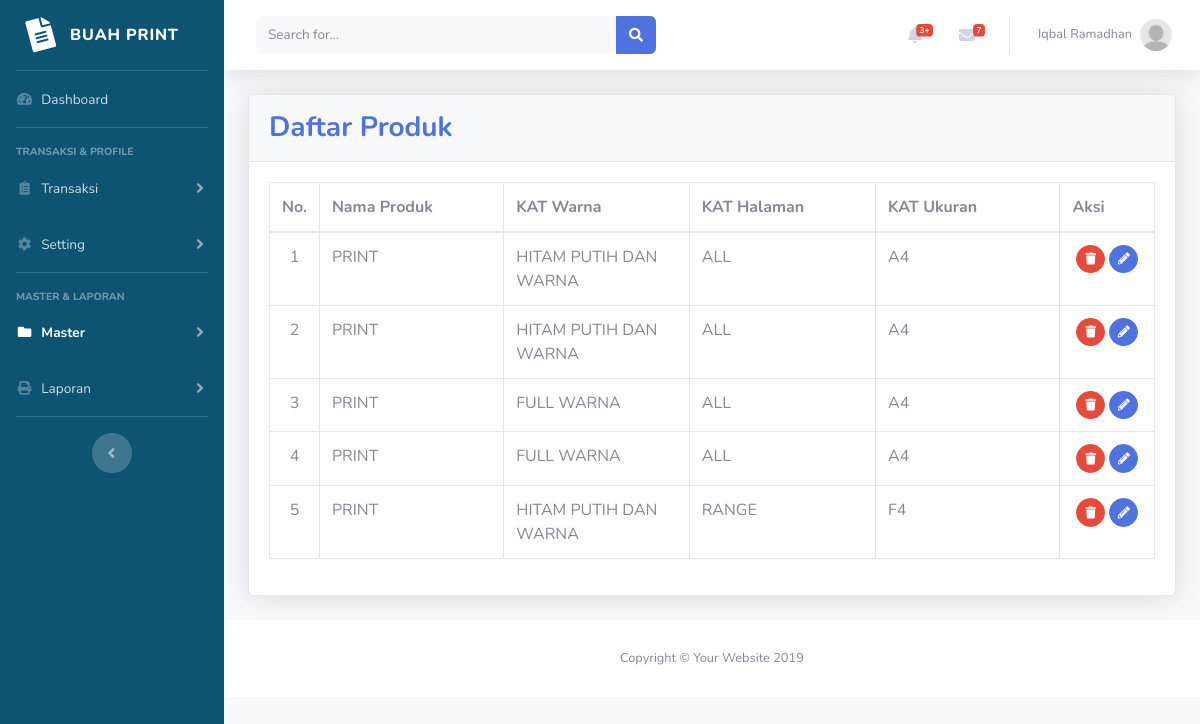
The app's page /admin/master_produkBaru.php (signed in), older data.
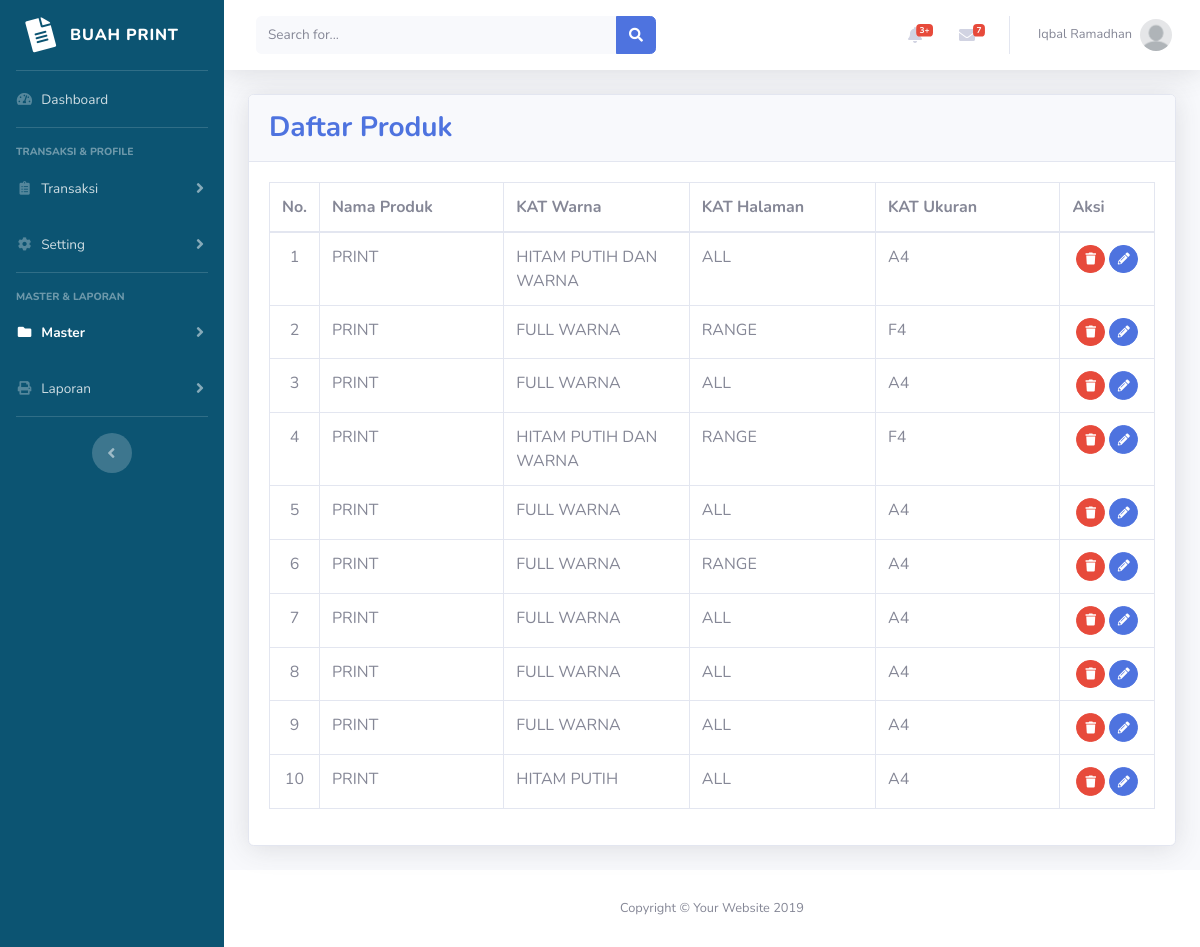
The same page, newer data.
### tables this page shows
CREATE TABLE `mitra` (
  `ID_MITRA` char(10) NOT NULL,
  `NAMA_MITRA` varchar(40) NOT NULL,
  `EMAIL_MITRA` varchar(100) NOT NULL,
  `NO_HP_MITRA` varchar(13) NOT NULL,
  `TELEPHONE_MITRA` varchar(13) NOT NULL,
  `ALAMAT_MITRA` text NOT NULL,
  `FOTO_PROFILE` varchar(200) NOT NULL,
  `COVER` varchar(200) NOT NULL,
  `STATUS_MITRA` int(11) NOT NULL,
  `SALDO_MITRA` int(11) NOT NULL,
  `LOCATION_MITRA` text,
  `USERNAME_MITRA` varchar(50) NOT NULL,
  `PASSWORD_MITRA` varchar(32) NOT NULL
);

CREATE TABLE `produk` (
  `ID_PRODUK` varchar(10) NOT NULL,
  `ID_UKURAN` varchar(10) NOT NULL,
  `ID_HALAMAN` varchar(10) NOT NULL,
  `ID_WARNA` varchar(10) NOT NULL,
  `NAMA_PRODUK` varchar(40) NOT NULL
);

CREATE TABLE `warna` (
  `ID_WARNA` varchar(10) NOT NULL,
  `KAT_WARNA` varchar(40) NOT NULL,
  `HARGA_WARNA` int(11) NOT NULL,
  `STATUS_WARNA` int(11) NOT NULL
);

CREATE TABLE `halaman` (
  `ID_HALAMAN` varchar(10) NOT NULL,
  `KAT_HALAMAN` varchar(40) NOT NULL
);

CREATE TABLE `ukuran` (
  `ID_UKURAN` varchar(10) NOT NULL,
  `KAT_UKURAN` varchar(40) NOT NULL,
  `HARGA_UKURAN` int(11) NOT NULL
);

### admin/master_produkBaru.php (the view, shortened to what this page needs)
<?php
include 'includes/config.php';
include 'includes/header.php';
$result = mysqli_query(
    $con,
    "SELECT produk.NAMA_PRODUK, warna.KAT_WARNA ,halaman.KAT_HALAMAN ,ukuran.KAT_UKURAN , produk.ID_PRODUK
    FROM produk,warna,halaman, ukuran
    WHERE produk.ID_HALAMAN = halaman.ID_HALAMAN
    AND produk.ID_WARNA = warna.ID_WARNA
    AND produk.ID_UKURAN = ukuran.ID_UKURAN"
);
?>
<div class="container-fluid">
    <div class="card shadow mb-4">
        <div class="card-header py-2">
            <h3 class="mt-2 font-weight-bold float-left text-primary">Daftar Produk</h3>
        </div>
        <div class="card-body">
            <div class="table-responsive">
                <table class="table table-bordered" id="dataTable" width="100%" cellspacing="0">
                    <thead>
                        <tr>
                            <th>No.</th>
                            <th>Nama Produk</th>
                            <th>KAT Warna</th>
                            <th>KAT Halaman</th>
                            <th>KAT Ukuran</th>
                            <th>Aksi</th>
                        </tr>
                    </thead>
                    <tbody>
                        <?php $i = 0;
                        while ($data_produk = mysqli_fetch_assoc($result)) {
                            $id_produk = $data_produk['ID_PRODUK'];
                            $nama_produk = $data_produk['NAMA_PRODUK'];
                            $id_warna = $data_produk['KAT_WARNA'];
                            $id_halaman = $data_produk['KAT_HALAMAN'];
                            $id_ukuran = $data_produk['KAT_UKURAN'];
                            $i += 1;
                            ?>
                            <tr>
                                <td class="text-center" style="width:10px"><?= $i ?></td>
                                <td style="width:200px;"><?= $nama_produk ?></td>
                                <td style="width:200px;"><?= $id_warna ?></td>
                                <td style="width:200px;"><?= $id_halaman ?></td>
                                <td style="width:200px;"><?= $id_ukuran ?></td>
                                <td style="width:100px;">
                                    <div class="block ml-auto text-center">
                                        <a href="query/master_produkBaru_query.php?action=delete&id_produk=<?= $id_produk ?>" class="btn btn-danger btn-circle btn-sm" onclick="return confirm('Apakah anda yakin ingin menghapus data?');">
                                            <i class="fas fa-trash"></i>
                                        </a>
                                        <a href="master_produkBaru_ubah.php?id_produk=<?= $id_produk ?>" class="btn btn-primary btn-circle btn-sm">
                                            <i class="fas fa-pencil-alt"></i>
                                        </a>
                                    </div>
                                </td>
                            </tr>
                        <?php } ?>
                    </tbody>
                </table>
            </div>
        </div>
    </div>
</div>
<?php
require 'includes/footer.php';
?>

### admin/includes/header.php (shortened to what this page needs)
<?php
  if(isset($_SESSION['admin_login'])){
  $username = $_SESSION['username'];
  $data = mysqli_query($con, "SELECT * FROM mitra WHERE USERNAME_MITRA = '$username'");
  $data_admin = mysqli_fetch_assoc($data);
  $nama_admin = $data_admin['NAMA_MITRA'];
  $profil_admin = $data_admin['FOTO_PROFILE'];
  }
?>
<!DOCTYPE html>
<html lang="en">
<head>
  <link href="vendor/fontawesome-free/css/all.min.css" rel="stylesheet" type="text/css">
  <link href="css/sb-admin-2.min.css" rel="stylesheet">
  <link rel="stylesheet" href="css/sb-admin-2.css">
  <link href="vendor/datatables/dataTables.bootstrap4.min.css" rel="stylesheet">
</head>
<body id="page-top">
  <div id="wrapper">
  <?php
    require 'sidebar.php';
  ?>
    <div id="content-wrapper" class="d-flex flex-column">
      <div id="content">
        <nav class="navbar navbar-expand navbar-light bg-white topbar mb-4 static-top shadow">
          <?php
            if(isset($_SESSION['admin_login'])){
          ?>
          <form class="d-none d-sm-inline-block form-inline mr-auto ml-md-3 my-2 my-md-0 mw-100 navbar-search">
            <div class="input-group">
              <input type="text" class="form-control bg-light border-0 small" placeholder="Search for..." aria-label="Search" aria-describedby="basic-addon2">
              <div class="input-group-append">
                <button class="btn btn-primary" type="button">
                  <i class="fas fa-search fa-sm"></i>
                </button>
              </div>
            </div>
          </form>
          <ul class="navbar-nav ml-auto">
            <li class="nav-item dropdown no-arrow mx-1">
              <a class="nav-link dropdown-toggle" href="#" id="alertsDropdown" role="button" data-toggle="dropdown" aria-haspopup="true" aria-expanded="false">
                <i class="fas fa-bell fa-fw"></i>
                <span class="badge badge-danger badge-counter">3+</span>
              </a>
            </li>
            <li class="nav-item dropdown no-arrow mx-1">
              <a class="nav-link dropdown-toggle" href="#" id="messagesDropdown" role="button" data-toggle="dropdown" aria-haspopup="true" aria-expanded="false">
                <i class="fas fa-envelope fa-fw"></i>
                <span class="badge badge-danger badge-counter">7</span>
              </a>
            </li>
            <li class="nav-item dropdown no-arrow">
              <a class="nav-link dropdown-toggle" href="#" id="userDropdown" role="button" data-toggle="dropdown" aria-haspopup="true" aria-expanded="false">
                <span class="mr-2 d-none d-lg-inline text-gray-600 small"><?=$nama_admin?></span>
                <img class="img-profile rounded-circle" src="img/profil/<?=$profil_admin?>">
              </a>
            </li>
            <?php }?>
          </ul>
        </nav>

### admin/includes/sidebar.php (shortened to what this page needs)
<ul class="navbar-nav bg-biru-tua sidebar sidebar-dark accordion" id="accordionSidebar">
  <a class="sidebar-brand d-flex align-items-center justify-content-center" href="index.php">
    <div class="sidebar-brand-icon rotate-n-15">
      <i class="fas fa-file-alt"></i>
    </div>
    <div class="sidebar-brand-text mx-3">Buah Print</div>
  </a>
  <hr class="sidebar-divider my-0">
  <?php
  if (isset($_SESSION['admin_login'])) {
    ?>
    <li class="nav-item <?php if ($_SESSION['active_link'] === 'dashboard') {
                            echo "active";
                          } ?>">
      <a class="nav-link" href="index.php">
        <i class="fas fa-fw fa-tachometer-alt"></i>
        <span>Dashboard</span></a>
    </li>
    <hr class="sidebar-divider">
    <div class="sidebar-heading">
      Transaksi & Profile
    </div>
    <li class="nav-item <?php if ($_SESSION['active_link'] === 'pemesanan') {
                            echo "active";
                          } ?>">
      <a class="nav-link collapsed" href="#" data-toggle="collapse" data-target="#collapseTwo" aria-expanded="true" aria-controls="collapseTwo">
        <i class="fas fa-fw fa-clipboard-list"></i>
        <span>Transaksi</span>
      </a>
    </li>
    <li class="nav-item <?php if ($_SESSION['active_link'] === 'setting') {
                            echo "active";
                          } ?>">
      <a class="nav-link collapsed" href="#" data-toggle="collapse" data-target="#collapseUtilities" aria-expanded="true" aria-controls="collapseUtilities">
        <i class="fas fa-fw fa-cog"></i>
        <span>Setting</span>
      </a>
    </li>
    <hr class="sidebar-divider">
    <div class="sidebar-heading">
      Master & Laporan
    </div>
    <li class="nav-item <?php if ($_SESSION['active_link'] === 'master') {
                            echo "active";
                          } ?>">
      <a class="nav-link collapsed" href="#" data-toggle="collapse" data-target="#collapsePages" aria-expanded="true" aria-controls="collapsePages">
        <i class="fas fa-fw fa-folder"></i>
        <span>Master</span>
      </a>
    </li>
    <li class="nav-item <?php if ($_SESSION['active_link'] === 'laporan') {
                            echo "active";
                          } ?>">
      <a class="nav-link collapsed" href="#" data-toggle="collapse" data-target="#collapseLaporan" aria-expanded="true" aria-controls="collapseLaporan">
        <i class="fas fa-fw fa-print"></i>
        <span>Laporan</span>
      </a>
    </li>
    <hr class="sidebar-divider d-none d-md-block">
    <div class="text-center d-none d-md-inline">
      <button class="rounded-circle border-0" id="sidebarToggle"></button>
    </div>
  <?php } ?>
</ul>

### admin/includes/footer.php (shortened to what this page needs)
<footer class="sticky-footer bg-white">
        <div class="container my-auto">
          <div class="copyright text-center my-auto">
            <span>Copyright &copy; Your Website 2019</span>
          </div>
        </div>
      </footer>
    </div>
  </div>
</body>
</html>

Row changes from the older to the newer data that the page shows:
changed produk (number 2 of 10 on the later page): ID_WARNA.KAT_WARNA "HITAM PUTIH DAN WARNA" → "FULL WARNA"; ID_HALAMAN.KAT_HALAMAN "ALL" → "RANGE"; ID_UKURAN.KAT_UKURAN "A4" → "F4"
shown differently, row unchanged: produk (number 4 of 10 on the later page): moves up the list
added produk: NAMA_PRODUK "PRINT", ID_WARNA.KAT_WARNA "FULL WARNA", ID_HALAMAN.KAT_HALAMAN "RANGE", ID_UKURAN.KAT_UKURAN "A4"
added produk: NAMA_PRODUK "PRINT", ID_WARNA.KAT_WARNA "FULL WARNA", ID_HALAMAN.KAT_HALAMAN "ALL", ID_UKURAN.KAT_UKURAN "A4"
added produk: NAMA_PRODUK "PRINT", ID_WARNA.KAT_WARNA "FULL WARNA", ID_HALAMAN.KAT_HALAMAN "ALL", ID_UKURAN.KAT_UKURAN "A4"
added produk: NAMA_PRODUK "PRINT", ID_WARNA.KAT_WARNA "FULL WARNA", ID_HALAMAN.KAT_HALAMAN "ALL", ID_UKURAN.KAT_UKURAN "A4"
added produk: NAMA_PRODUK "PRINT", ID_WARNA.KAT_WARNA "HITAM PUTIH", ID_HALAMAN.KAT_HALAMAN "ALL", ID_UKURAN.KAT_UKURAN "A4"
